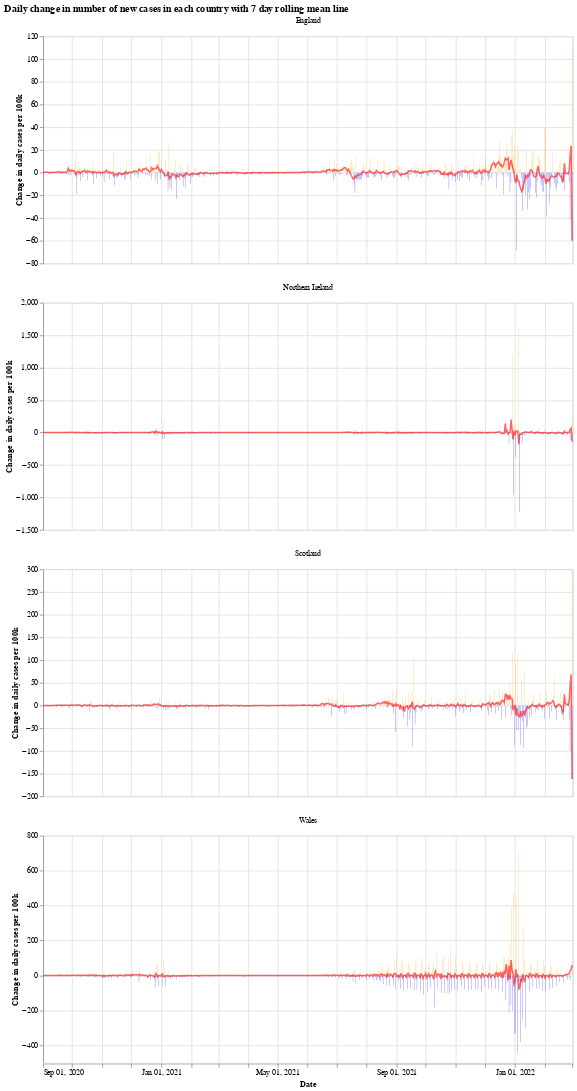

The code cell stored with this chart in its notebook:
### Markdown cell above
We will use the Python library `Altair` for visualising the data, see the [altair docs](https://altair-viz.github.io/) for more information.

First we have a graph which shows the daily change in the number of new cases for each country. This number jumps up and down all over the place, which is likely due to delay in reporting of new cases over the weekend. Another interesting thing is that it looks like the daily cases in Wales experienced a much shorter period of calm over the summer (calm in the sense of daily cases not jumping up and down).

The orange bars are days when the number of new cases (per 100k population) was more than the previous day, while the blue are days when the number of new cases dropped. The red line is the 7 day moving average. 

When the moving average line is below 0, it means that there is a consistent drop in new cases. We can see this clearly happening around the times that lockdowns were introduced (though, to varying degrees). I will update the graphs soon with a marker of when each lockdown started.

### Code cell
# collapse
import altair as alt

bars = alt.Chart(uk_cases).mark_bar().encode(
    x=alt.X("yearmonthdate(date):T", axis=alt.Axis(title='Date')),
    y=alt.Y("casesChangeRate:Q", axis=alt.Axis(title='Change in daily cases per 100k')),
    tooltip='casesChange',
    color=alt.condition(
        alt.datum.casesChangeRate > 0,
        alt.value("orange"),  # The positive color
        alt.value("blue")  # The negative color
    )
).properties(title='Daily change in number of new cases with 7 day rolling mean',width=700).interactive()

line = alt.Chart(uk_cases).mark_line(
    color='red',
    size=2,
    opacity=0.6
).transform_window(
    rolling_mean='mean(casesChangeRate)',
    frame=[0, 7],
    groupby=['areaName']
).encode(
    x='yearmonthdate(date):T',
    y='rolling_mean:Q'
)

alt.layer(bars, line, data=uk_cases).facet(alt.Column(
    'areaName', title=''), columns=1).resolve_scale(y='independent').properties(title='Daily change in number of new cases in each country with 7 day rolling mean line')

### Figure 1 — Vega-Lite specification as saved in the notebook (floating-point values rounded to 4 significant figures; data arrays with more than 128 entries replaced by an {"elided": "..."} marker saying what was removed)
{"config": {"view": {"continuousWidth": 400, "continuousHeight": 300}}, "data": {"name": "data-c87c6e9e30e584726ad03ad459ad17b4"}, "facet": {"type": "nominal", "field": "areaName", "title": ""}, "spec": {"layer": [{"mark": "bar", "encoding": {"color": {"condition": {"value": "orange", "test": "(datum.casesChangeRate > 0)"}, "value": "blue"}, "tooltip": {"type": "quantitative", "field": "casesChange"}, "x": {"type": "temporal", "axis": {"title": "Date"}, "field": "date", "timeUnit": "yearmonthdate"}, "y": {"type": "quantitative", "axis": {"title": "Change in daily cases per 100k"}, "field": "casesChangeRate"}}, "selection": {"selector001": {"type": "interval", "bind": "scales", "encodings": ["x", "y"]}}, "title": "Daily change in number of new cases with 7 day rolling mean", "width": 700}, {"mark": {"type": "line", "color": "red", "opacity": 0.6, "size": 2}, "encoding": {"x": {"type": "temporal", "field": "date", "timeUnit": "yearmonthdate"}, "y": {"type": "quantitative", "field": "rolling_mean"}}, "transform": [{"window": [{"op": "mean", "field": "casesChangeRate", "as": "rolling_mean"}], "frame": [0, 7], "groupby": ["areaName"]}]}]}, "columns": 1, "resolve": {"scale": {"y": "independent"}}, "title": "Daily change in number of new cases in each country with 7 day rolling mean line", "$schema": "https://vega.github.io/schema/vega-lite/v4.8.1.json", "datasets": {"data-c87c6e9e30e584726ad03ad459ad17b4": {"elided": "2188 records"}}}
